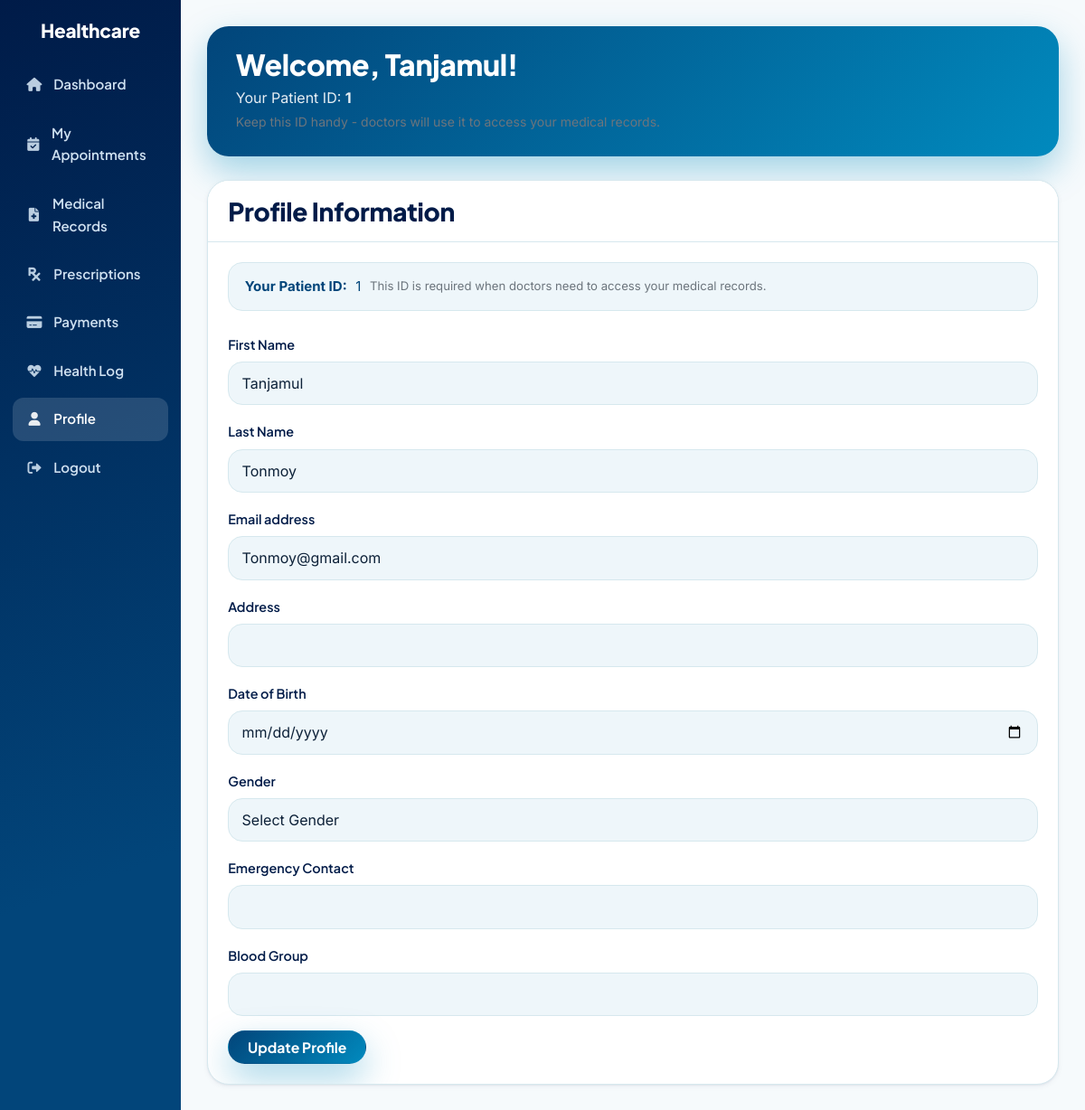
The app's page /profile.php (signed in) with its own data.
### tables this page shows
CREATE TABLE `patients` (
  `id` int(11) NOT NULL,
  `user_id` int(11) NOT NULL,
  `address` text DEFAULT NULL,
  `city` varchar(100) DEFAULT NULL,
  `state` varchar(100) DEFAULT NULL,
  `postal_code` varchar(20) DEFAULT NULL,
  `dob` date DEFAULT NULL,
  `date_of_birth` date DEFAULT NULL,
  `gender` enum('Male','Female','Other') DEFAULT NULL,
  `blood_group` enum('A+','A-','B+','B-','AB+','AB-','O+','O-') DEFAULT NULL,
  `weight` decimal(5,2) DEFAULT NULL,
  `height` decimal(5,2) DEFAULT NULL,
  `emergency_contact_name` varchar(255) DEFAULT NULL,
  `emergency_contact_phone` varchar(20) DEFAULT NULL,
  `emergency_contact_relation` varchar(50) DEFAULT NULL,
  `medical_conditions` text DEFAULT NULL,
  `allergies` text DEFAULT NULL,
  `current_medications` text DEFAULT NULL,
  `created_at` datetime DEFAULT current_timestamp(),
  `updated_at` datetime DEFAULT current_timestamp() ON UPDATE current_timestamp()
);

### profile.php (the view, shortened to what this page needs)
<?php
require_once 'dbConnect.php';
$user = $_SESSION['user'];
$profileData = $_SESSION['user'];
if ($user['role'] === 'patient') {
    try {
        $stmt = $pdo->prepare("SELECT * FROM patients WHERE user_id = ? LIMIT 1");
        $stmt->execute([$user['id']]);
        $patientData = $stmt->fetch(PDO::FETCH_ASSOC);
        if ($patientData) {
            $profileData = array_merge([
                'address' => '',
                'dob' => '',
                'gender' => '',
                'emergency_contact' => '',
                'blood_group' => '',
                'patient_id' => $patientData['id']
            ], $profileData, $patientData);
        }
    } catch (PDOException $e) {
         $errors[] = 'Database error fetching patient data: ' . $e->getMessage();
    }
}
?>
<!DOCTYPE html>
<html lang="en">
<head>
    <link href="https://cdn.jsdelivr.net/npm/bootstrap@5.1.3/dist/css/bootstrap.min.css" rel="stylesheet">
    <link href="https://cdnjs.cloudflare.com/ajax/libs/font-awesome/6.0.0/css/all.min.css" rel="stylesheet">
    <link rel="stylesheet" href="style.css">
</head>
<body>
    <div class="container-fluid">
        <div class="row">
            <div class="col-md-3 col-lg-2 sidebar">
                <h3 class="text-center mb-4">Healthcare</h3>
                <nav>
                    <a href="dashboard.php"><i class="fas fa-home"></i> Dashboard</a>
                    <?php if ($user['role'] === 'admin'): ?>
                        <a href="admin/users.php"><i class="fas fa-users"></i> User Management</a>
                        <a href="admin/doctors.php"><i class="fas fa-user-md"></i> Doctors</a>
                        <a href="admin/patients.php"><i class="fas fa-procedures"></i> Patients</a>
                        <a href="admin/appointments.php"><i class="fas fa-calendar-check"></i> Appointments</a>
                        <a href="admin/medicines.php"><i class="fas fa-pills"></i> Medicines</a>
                        <a href="admin/reports.php"><i class="fas fa-chart-bar"></i> Reports</a>
                    <?php else:  ?>
                        <a href="patient/appointments.php"><i class="fas fa-calendar-check"></i> My Appointments</a>
                        <a href="patient/medical-records.php"><i class="fas fa-file-medical"></i> Medical Records</a>
                        <a href="patient/prescriptions.php"><i class="fas fa-prescription"></i> Prescriptions</a>
                        <a href="patient/payments.php"><i class="fas fa-credit-card"></i> Payments</a>
                        <a href="patient/health-log.php"><i class="fas fa-heartbeat"></i> Health Log</a>
                    <?php endif; ?>
                    <a href="profile.php" class="active"><i class="fas fa-user"></i> Profile</a>
                    <a href="logout.php"><i class="fas fa-sign-out-alt"></i> Logout</a>
                </nav>
            </div>
            <div class="col-md-9 col-lg-10 main-content">
                <div class="welcome-section">
                    <h2>Welcome, <?php echo htmlspecialchars($profileData['first_name']); ?>!</h2>
                    <?php if ($user['role'] === 'patient' && isset($profileData['id'])): ?>
                        <p class="mb-0">Your Patient ID: <strong><?php echo htmlspecialchars($profileData['id']); ?></strong></p>
                        <small class="text-muted">Keep this ID handy - doctors will use it to access your medical records.</small>
                    <?php endif; ?>
                </div>
                <div class="card">
                    <div class="card-header">
                        <h3 class="card-title mb-0">Profile Information</h3>
                    </div>
                    <div class="card-body">
                        <?php if ($user['role'] === 'patient' && isset($profileData['id'])): ?>
                            <div class="alert alert-info mb-4">
                                <strong>Your Patient ID:</strong> <?php echo htmlspecialchars($profileData['id']); ?>
                                <br>
                                <small class="text-muted">This ID is required when doctors need to access your medical records.</small>
                            </div>
                        <?php endif; ?>
                        <form action="profile.php" method="POST">
                            <div class="mb-3">
                                <label for="first_name" class="form-label">First Name</label>
                                <input type="text" class="form-control" id="first_name" name="first_name" value="<?php echo htmlspecialchars($profileData['first_name'] ?? ''); ?>" required>
                            </div>
                            <div class="mb-3">
                                <label for="last_name" class="form-label">Last Name</label>
                                <input type="text" class="form-control" id="last_name" name="last_name" value="<?php echo htmlspecialchars($profileData['last_name'] ?? ''); ?>" required>
                            </div>
                            <div class="mb-3">
                                <label for="email" class="form-label">Email address</label>
                                <input type="email" class="form-control" id="email" name="email" value="<?php echo htmlspecialchars($profileData['email'] ?? ''); ?>" required>
                            </div>
                            <?php if ($user['role'] === 'patient'): ?>
                                <div class="mb-3">
                                    <label for="address" class="form-label">Address</label>
                                    <input type="text" class="form-control" id="address" name="address" value="<?php echo htmlspecialchars($profileData['address'] ?? ''); ?>">
                                </div>
                                <div class="mb-3">
                                    <label for="dob" class="form-label">Date of Birth</label>
                                    <input type="date" class="form-control" id="dob" name="dob" value="<?php echo htmlspecialchars($profileData['dob'] ?? ''); ?>">
                                </div>
                                <div class="mb-3">
                                    <label for="gender" class="form-label">Gender</label>
                                    <select class="form-select" id="gender" name="gender">
                                        <option value="">Select Gender</option>
                                    </select>
                                </div>
                                <div class="mb-3">
                                    <label for="emergency_contact" class="form-label">Emergency Contact</label>
                                    <input type="text" class="form-control" id="emergency_contact" name="emergency_contact" value="<?php echo htmlspecialchars($profileData['emergency_contact'] ?? ''); ?>">
                                </div>
                                 <div class="mb-3">
                                    <label for="blood_group" class="form-label">Blood Group</label>
                                    <input type="text" class="form-control" id="blood_group" name="blood_group" value="<?php echo htmlspecialchars($profileData['blood_group'] ?? ''); ?>">
                                </div>
                            <?php endif; ?>
                            <button type="submit" name="update_profile" class="btn btn-primary">Update Profile</button>
                        </form>
                    </div>
                </div>
            </div>
        </div>
    </div>
</body>
</html>

### style.css (style rules this page uses)
body { background: var(--paper); font-family: var(--font-body); color: var(--text); }
h1,h2,h3,h4,h5 { font-family: var(--font-head); color: var(--ink); letter-spacing: -.01em; }
.sidebar { background: var(--grad-deep) !important; color: #cfe0f0 !important; min-height: 100vh; padding: 1.4rem .85rem !important; position: sticky; top: 0; }
.sidebar h3 { color: #fff !important; font-weight: 800; font-size: 1.3rem; margin-bottom: 1.4rem !important; }
.sidebar nav, .sidebar > nav { display: flex; flex-direction: column; gap: .15rem; }
.sidebar a { color: #cfe0f0 !important; text-decoration: none; display: flex; align-items: center; gap: .7rem; padding: .72rem .9rem !important; margin: .1rem 0 !important; border-radius: 12px !important; font-family: var(--font-head); font-weight: 600; font-size: .94rem; transition: background .18s, color .18s; }
.sidebar a.active { background: rgba(255,255,255,.14) !important; color: #fff !important; }
.sidebar a i { width: 20px; text-align: center; opacity: .9; }
.main-content { padding: 1.8rem !important; }
.welcome-section, .welcome-banner { background: var(--grad-brand) !important; color: #fff !important; border-radius: var(--r-lg); padding: 1.6rem 2rem !important; margin-bottom: 1.6rem !important; box-shadow: var(--shadow-brand); border: 0 !important; }
.welcome-section h2, .welcome-section h1 { color: #fff !important; margin-bottom: .3rem; }
.welcome-section p { color: rgba(255,255,255,.9) !important; margin: 0; }
.card { border: 1px solid var(--mist); border-radius: var(--r-lg); box-shadow: var(--shadow-sm); background:#fff; overflow:hidden; }
.card-header { background:#fff; border-bottom: 1px solid var(--mist); padding: 1.1rem 1.4rem; font-family: var(--font-head); font-weight: 700; color: var(--ink); }
.card-body { padding: 1.4rem; }
.btn { font-family: var(--font-head); font-weight: 700; border-radius: var(--r-pill); padding: .6rem 1.3rem; border: 1.5px solid transparent; transition: transform .18s, box-shadow .18s, filter .18s; }
.btn-primary { background: var(--grad-brand); border-color: transparent; box-shadow: var(--shadow-brand); color:#fff; }
.form-label { font-family: var(--font-head); font-weight: 600; color: var(--ink); font-size: .9rem; margin-bottom: .4rem; }
.form-control, .form-select { border: 1.5px solid var(--mist); border-radius: var(--r-md); padding: .7rem .9rem; background: var(--mist-50); color: var(--text); }
.alert { border-radius: var(--r-md); border: 1px solid transparent; }
.alert-info { background: var(--mist-50); color: var(--brand); border-color: var(--mist); }

### records on screen
patients: id "Tanjamul", id "1", first_name "Tanjamul", last_name "Tonmoy", email "Tonmoy@gmail.com"
